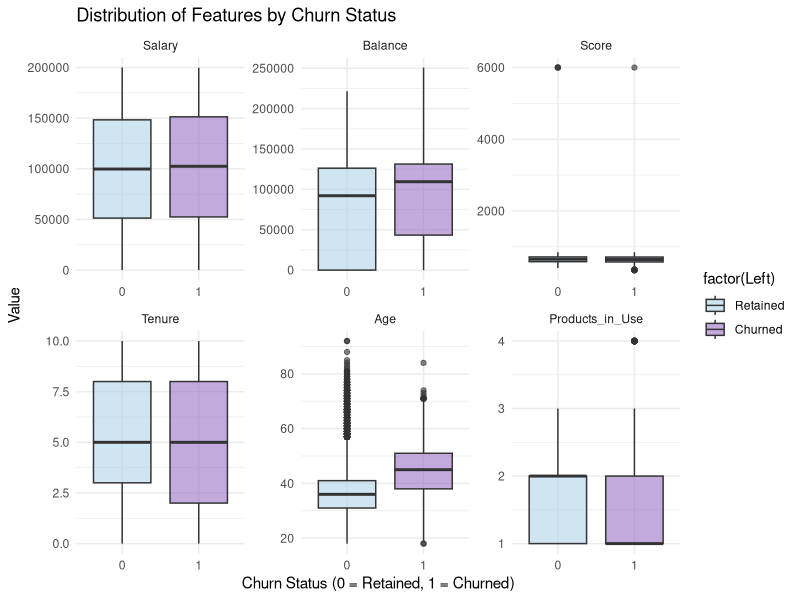
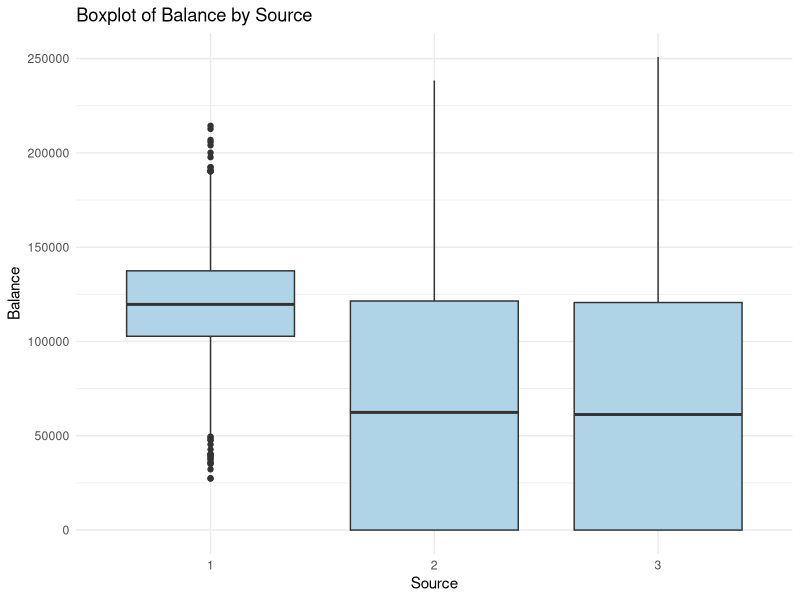
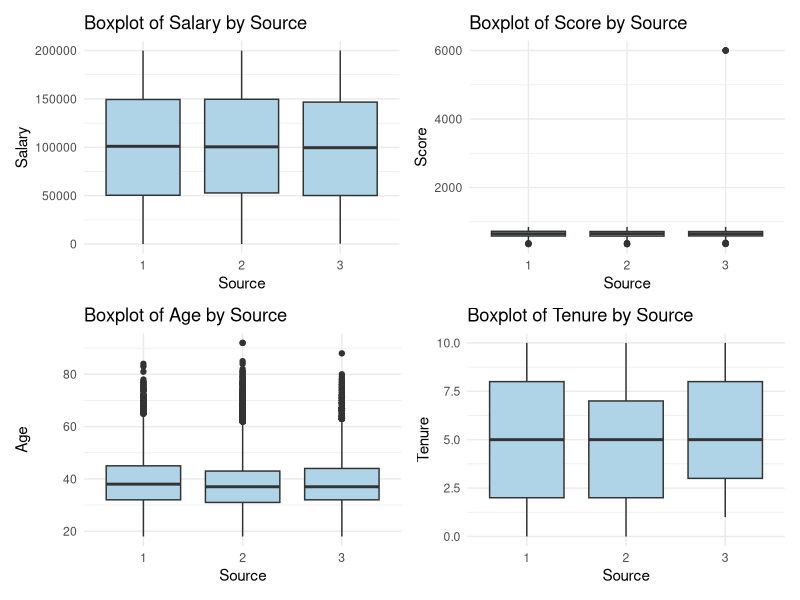
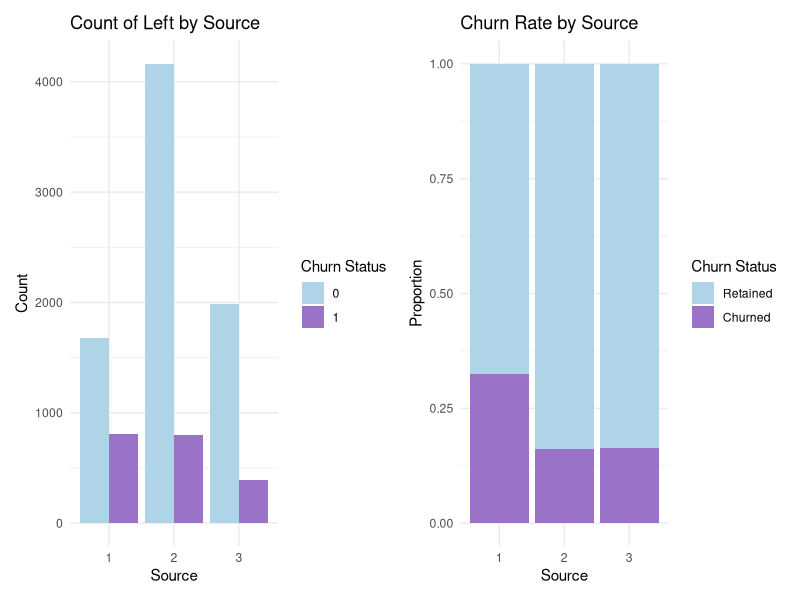
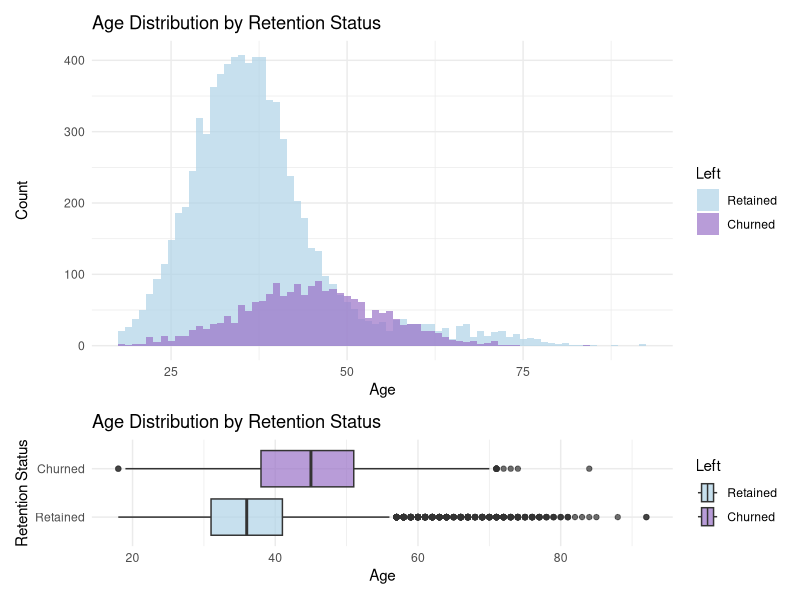
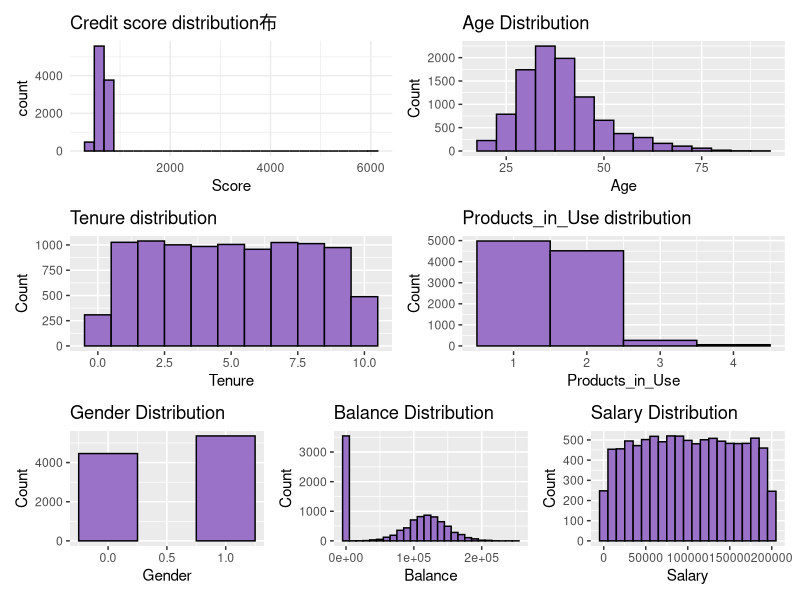
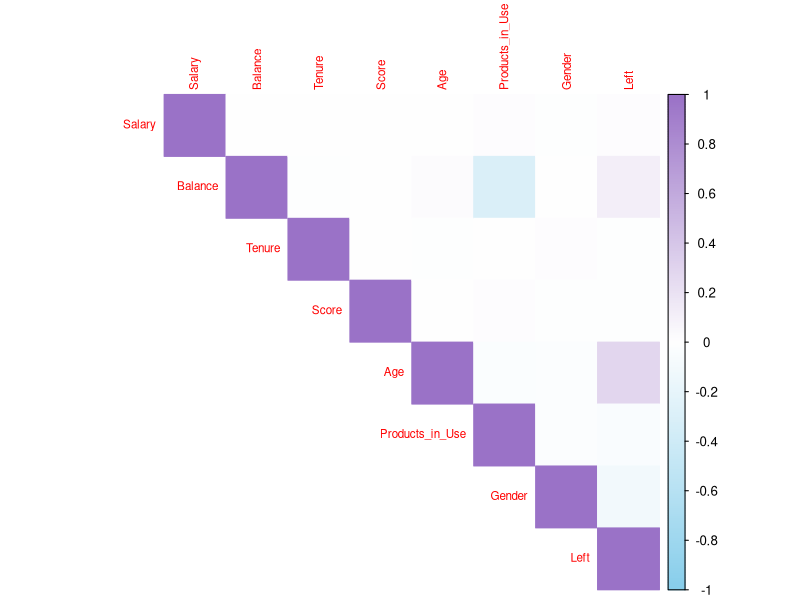
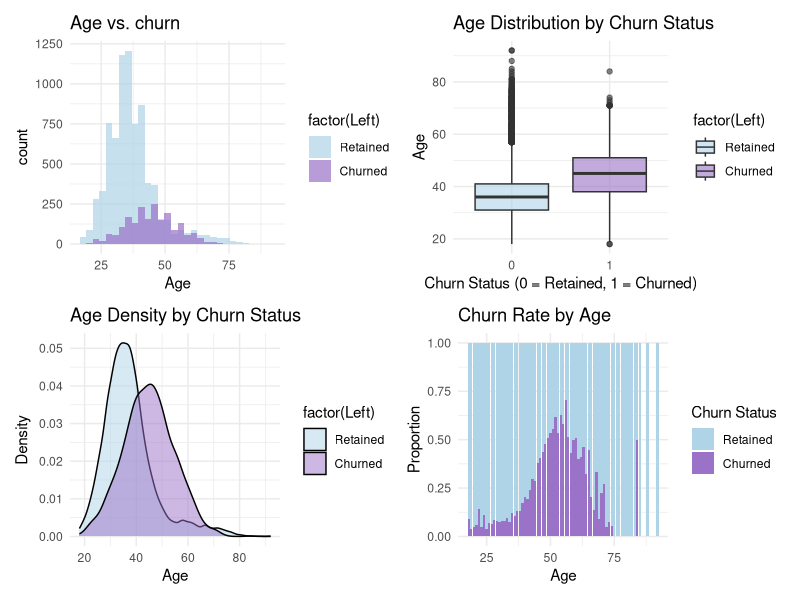

Source code (R) for these figures, in order:
## ---- chunk 1
# Install the necessary packages (if not already installed)
# install.packages("ggplot2")
# install.packages("dplyr")
# install.packages("tidyr")
# install.packages("corrplot")

# Loading libraries
library(ggplot2)
library(patchwork)
library(reshape2)  
library(dplyr)
library(tidyr)
library(corrplot)
## ---- chunk 2
# Reading CSV files
data <- read.csv("output.csv")
# descriptive statistics
#summary(data)
# Select the desired variable
df_selected <- data %>% select(Salary, Balance, Tenure, Score, Age, Products_in_Use)

# Calculate mean, median, standard deviation, etc. for numeric variables
df_selected %>% summarise(across(where(is.numeric), list(mean = mean, median = median, sd = sd)))

## ---- chunk 3

# Select the desired variable
df_selected <- data %>% select(Salary, Balance, Score, Tenure, Age, Products_in_Use, Left)

#  Conversion of data formats (long format)
df_long <- melt(df_selected, id.vars = "Left")

# Draw Facet Grid 
ggplot(df_long, aes(x = factor(Left), y = value, fill = factor(Left))) +
  geom_boxplot(alpha = 0.6) +
  facet_wrap(~ variable, scales = "free") +   
  scale_fill_manual(values = c("#AFD3E7", "#9A72C7"), labels = c("Retained", "Churned")) +
  labs(title = "Distribution of Features by Churn Status",
       x = "Churn Status (0 = Retained, 1 = Churned)",
       y = "Value") +
  theme_minimal()
## ---- chunk 4
ggplot(data, aes(x = as.factor(Source), y = Balance)) +
  geom_boxplot(fill = "#AFD3E7") +
  labs(title = "Boxplot of Balance by Source",
       x = "Source",
       y = "Balance") +
  theme_minimal()

p1 <- ggplot(data, aes(x = as.factor(Source), y = Salary)) +
  geom_boxplot(fill = "#AFD3E7") +
  labs(title = "Boxplot of Salary by Source",
       x = "Source",
       y = "Salary") +
  theme_minimal()

p2 <- ggplot(data, aes(x = as.factor(Source), y = Score)) +
  geom_boxplot(fill = "#AFD3E7") +
  labs(title = "Boxplot of Score by Source",
       x = "Source",
       y = "Score") +
  theme_minimal()

p3 <- ggplot(data, aes(x = as.factor(Source), y = Age)) +
  geom_boxplot(fill = "#AFD3E7") +
  labs(title = "Boxplot of Age by Source",
       x = "Source",
       y = "Age") +
  theme_minimal()

p4 <- ggplot(data, aes(x = as.factor(Source), y = Tenure)) +
  geom_boxplot(fill = "#AFD3E7") +
  labs(title = "Boxplot of Tenure by Source",
       x = "Source",
       y = "Tenure") +
  theme_minimal()

(p1 | p2) / (p3 | p4) 

## ---- chunk 5

summary_data <- data %>%
  group_by(Source, Left) %>%
  summarise(Count = n(), .groups = 'drop')

# View Statistics
#print(summary_data)

# plot
p1 <- ggplot(summary_data, aes(x = as.factor(Source), y = Count, fill = as.factor(Left))) +
  geom_bar(stat = "identity", position = "dodge") +   
  labs(title = "Count of Left by Source",
       x = "Source",
       y = "Count",
       fill = "Churn Status") +   
  scale_fill_manual(values = c("0" = "#AFD3E7", "1" = "#9A72C7")) +  
  theme_minimal()

p2 <- ggplot(summary_data, aes(x = as.factor(Source), y = Count, fill = as.factor(Left))) +
  geom_bar(stat = "identity", position = "fill") +
  scale_fill_manual(values = c("#AFD3E7", "#9A72C7"), labels = c("Retained", "Churned")) +
  labs(title = "Churn Rate by Source",
       x = "Source",
       y = "Proportion",
       fill = "Churn Status") +
  theme_minimal()
p1|p2

## ---- chunk 6
df <- data
# Convert Left to factor and add labels
df$Left <- factor(df$Left, levels = c(0, 1), labels = c("Retained", "Churned"))


# Histogram (age distribution)
hist_plot <- ggplot(df, aes(x = Age, fill = Left)) +
  geom_histogram(binwidth = 1, alpha = 0.7, position = "identity") +
  scale_fill_manual(values = c("Retained" = "#AFD3E7", "Churned" = "#9A72C7")) +
  labs(title = "Age Distribution by Retention Status",
       x = "Age",
       y = "Count") +
  theme_minimal()


# Box plot (age distribution)
box_plot <- ggplot(df, aes(x = Age, y = Left, fill = Left)) +
  geom_boxplot(alpha = 0.7) +
  scale_fill_manual(values = c("Retained" = "#AFD3E7", "Churned" = "#9A72C7")) +
  labs(title = "Age Distribution by Retention Status",
       x = "Age",
       y = "Retention Status") +
  theme_minimal()


combined_plot <- hist_plot / box_plot +
  plot_layout(heights = c(3, 1))  # Adjust the height ratio of the top and bottom images

# Show charts
print(combined_plot)



## ---- chunk 7


# Credit score distribution
p1 <- ggplot(data, aes(x = Score)) + 
  geom_histogram(bins = 30, fill = "#9A72C7",  color = "black") +
  theme_minimal() + ggtitle("Credit score distribution布")

# Age distribution
p2 <- ggplot(data, aes(x = Age)) +
  geom_histogram(binwidth = 5, fill = "#9A72C7", color = "black") +
  labs(title = "Age Distribution", x = "Age", y = "Count")
# Tenure distribution
p3 <- ggplot(data, aes(x = Tenure)) +
  geom_histogram(binwidth = 1, fill = "#9A72C7", color = "black") +
  labs(title = "Tenure distribution", x = "Tenure", y = "Count")

# Products_in_Use distribution
p4 <- ggplot(data, aes(x = Products_in_Use)) +
  geom_histogram(binwidth = 1, fill = "#9A72C7", color = "black") +
  labs(title = "Products_in_Use distribution", x = "Products_in_Use", y = "Count")


# Gender distribution
p5 <- ggplot(data, aes(x = Gender, fill = Gender)) +
  geom_bar(width=0.5,fill = "#9A72C7", color = "black") +
  labs(title = "Gender Distribution", x = "Gender", y = "Count")


# Balance distribution
p6 <- ggplot(data, aes(x = Balance)) +
  geom_histogram(binwidth = 10000, fill = "#9A72C7", color = "black") +
  labs(title = "Balance Distribution", x = "Balance", y = "Count")

# Salary distribution
p7 <- ggplot(data, aes(x = Salary)) +
  geom_histogram(binwidth = 10000, fill = "#9A72C7", color = "black") +
  labs(title = "Salary Distribution", x = "Salary", y = "Count")

(p1 | p2) / (p3 | p4) /( p5|p6| p7)

## ---- chunk 8
# Calculating Correlation
numeric_cols <- data %>% select(Salary, Balance, Tenure, Score, Age, Products_in_Use,Gender, Left)

#numeric_cols <- data %>% select(where(is.numeric))
cor_matrix <- cor(numeric_cols)
#corrplot(cor_matrix, method = "color", type = "upper", tl.cex = 0.7)
corrplot(cor_matrix, method = "color", type = "upper", tl.cex = 0.7,
         col = colorRampPalette(c("skyblue", "white", "#9A72C7"))(200))  # 从蓝到白再到红


## ---- chunk 9
# Age vs. churn
p1 <- ggplot(data, aes(x = Age, fill = factor(Left))) +
  geom_histogram(bins = 30, alpha = 0.7, position = "identity") +
  scale_fill_manual(values = c("#AFD3E7", "#9A72C7"), labels = c("Retained", "Churned")) +
  theme_minimal() + ggtitle("Age vs. churn")

p2 <- ggplot(data, aes(x = factor(Left), y = Age, fill = factor(Left))) +
  geom_boxplot(alpha = 0.6) +
  scale_fill_manual(values = c("#AFD3E7", "#9A72C7"), labels = c("Retained", "Churned")) +
  labs(title = "Age Distribution by Churn Status",
       x = "Churn Status (0 = Retained, 1 = Churned)",
       y = "Age") +
  theme_minimal()


p3 <- ggplot(data, aes(x = Age, fill = factor(Left))) +
  geom_density(alpha = 0.5) +
  scale_fill_manual(values = c("#AFD3E7", "#9A72C7"), labels = c("Retained", "Churned")) +
  labs(title = "Age Density by Churn Status",
       x = "Age",
       y = "Density") +
  theme_minimal()

p4 <- ggplot(data, aes(x = Age, fill = factor(Left))) +
  geom_bar(position = "fill") +
  scale_fill_manual(values = c("#AFD3E7", "#9A72C7"), labels = c("Retained", "Churned")) +
  labs(title = "Churn Rate by Age",
       x = "Age",
       y = "Proportion",
       fill = "Churn Status") +
  theme_minimal()


(p1 | p2) / (p3 | p4) 

## ---- chunk 10
#Salary, Balance, Tenure, Score, Age, Products_in_Use,Left

# Salary vs. churn
p1 <- ggplot(data, aes(x = Salary, fill = factor(Left))) +
  geom_histogram(bins = 25, alpha = 0.7, position = "identity") +
  scale_fill_manual(values = c("#AFD3E7", "#9A72C7"), labels = c("Retained", "Churned")) +
  theme_minimal() + ggtitle("Salary vs. churn")

p2 <- ggplot(data, aes(x = factor(Left), y = Salary, fill = factor(Left))) +
  geom_boxplot(alpha = 0.6) +
  scale_fill_manual(values = c("#AFD3E7", "#9A72C7"), labels = c("Retained", "Churned")) +
  labs(title = "Salary Distribution by Churn Status",
       x = "Churn Status (0 = Retained, 1 = Churned)",
       y = "Salary") +
  theme_minimal()




p3 <- ggplot(data, aes(x = Salary, fill = factor(Left))) +
  geom_density(alpha = 0.5) +
  scale_fill_manual(values = c("#AFD3E7", "#9A72C7"), labels = c("Retained", "Churned")) +
  labs(title = "Salary Density by Churn Status",
       x = "Salary",
       y = "Density") +
  theme_minimal()

 

# Four Key Points in Calculating Salary
salary_quantiles <- quantile(data$Salary, probs = c(0, 0.25, 0.50, 0.75, 1), na.rm = TRUE)

# Split the Salary into bins.
data$Salary_Bin <- cut(data$Salary, breaks = seq(0, max(data$Salary, na.rm = TRUE), by = 10000), right = FALSE)

# Salary_Bin values for the four key scales selected (converted to characters to match ggplot)
selected_bins <- unique(as.character(cut(salary_quantiles, 
                                         breaks = seq(0, max(data$Salary, na.rm = TRUE), by = 10000), 
                                         right = FALSE)))
selected_labels <- as.character(round(salary_quantiles, 0))  # Rounding to the nearest whole number to avoid decimals


p4 <- ggplot(data, aes(x = Salary_Bin, fill = factor(Left))) +
  geom_bar(position = "fill") +  
  scale_fill_manual(values = c("#AFD3E7", "#9A72C7"), labels = c("Retained", "Churned")) +
  labs(title = "Churn Rate by Salary",
       x = "Salary",
       y = "Proportion",
       fill = "Churn Status") +
  theme_minimal() +
  theme(axis.text.x = element_text(angle = 45, hjust = 1)) +  # Rotate the x-axis scale to prevent overlap
  scale_x_discrete(breaks = selected_bins, labels = selected_labels)  # only show min, 25%, 75%, max


(p1 |p2)/ (p3|p4)


## ---- chunk 11
#Salary, Balance, Tenure, Score, Age, Products_in_Use,Left

# Balance vs. churn
p1 <- ggplot(data, aes(x = Balance, fill = factor(Left))) +
  geom_histogram(bins = 25, alpha = 0.9, position = "identity") +
  scale_fill_manual(values = c("#AFD3E7", "#9A72C7"), labels = c("Retained", "Churned")) +
  theme_minimal() + ggtitle("Balance vs. churn")

p2 <- ggplot(data, aes(x = factor(Left), y = Balance, fill = factor(Left))) +
  geom_boxplot(alpha = 0.9) +
  scale_fill_manual(values = c("#AFD3E7", "#9A72C7"), labels = c("Retained", "Churned")) +
  labs(title = "Balance Distribution by Churn Status",
       x = "Churn Status (0 = Retained, 1 = Churned)",
       y = "Balance") +
  theme_minimal()



p3 <- ggplot(data, aes(x = Balance, fill = factor(Left))) +
  geom_density(alpha = 0.9) +
  scale_fill_manual(values = c("#AFD3E7", "#9A72C7"), labels = c("Retained", "Churned")) +
  labs(title = "Balance Density by Churn Status",
       x = "Balance",
       y = "Density") +
  theme_minimal()+
    theme(axis.text.x = element_text(angle = 45, hjust = 1))  # Rotate x-axis labels to prevent overlap



# Four Key Points in Calculating Balance
Balance_quantiles <- quantile(data$Balance, probs = c(0, 0.5, 1), na.rm = TRUE)

# Split the Balance into boxes.
data$Balance_Bin <- cut(data$Balance, breaks = seq(0, max(data$Balance, na.rm = TRUE), by = 10000), right = FALSE)

# Balance values for the four key scales selected (converted to characters to match ggplot)
Balance_bins <- unique(as.character(cut(Balance_quantiles, 
                                         breaks = seq(0, max(data$Balance, na.rm = TRUE), by = 10000), 
                                         right = FALSE)))
Balance_labels <- as.character(round(Balance_quantiles, 0))  # Rounding to the nearest whole number to avoid decimals


#print(length(Balance_bins))
#print(length(Balance_labels))

# Bin the Balance into ranges
#data$Balance_Bin <- cut(data$Balance, breaks = seq(0, max(data$Balance, na.rm = TRUE), by = 10000), right = FALSE)

p4 <- ggplot(data, aes(x = Balance_Bin, fill = factor(Left))) +
  geom_bar(position = "fill") +  
  scale_fill_manual(values = c("#AFD3E7", "#9A72C7"), labels = c("Retained", "Churned")) +
  labs(title = "Churn Rate by Balance",
       x = "Balance",
       y = "Proportion",
       fill = "Churn Status") +
  theme_minimal() +
  theme(axis.text.x = element_text(angle = 45, hjust = 1)) + # Rotate x-axis labels to prevent overlap
  scale_x_discrete(breaks = Balance_bins, labels = Balance_labels)  # only show min, 25%, 50%, 75%, max












(p1 | p3)
(p2 | p4)

## ---- chunk 12
#Salary, Balance, Tenure, Score, Age, Products_in_Use,Left

# Tenure vs. churn
p1 <- ggplot(data, aes(x = Tenure, fill = factor(Left))) +
  geom_histogram( alpha = 0.7, position = "identity") +
  scale_fill_manual(values = c("#AFD3E7", "#9A72C7"), labels = c("Retained", "Churned")) +
  theme_minimal() + ggtitle("Tenure vs. churn")

p2 <- ggplot(data, aes(x = factor(Left), y = Tenure, fill = factor(Left))) +
  geom_boxplot(alpha = 0.7) +
  scale_fill_manual(values = c("#AFD3E7", "#9A72C7"), labels = c("Retained", "Churned")) +
  labs(title = "Tenure by Churn Status",
       x = "Churn Status (0 = Retained, 1 = Churned)",
       y = "Tenure") +
  theme_minimal()


p3 <- ggplot(data, aes(x = Tenure, fill = factor(Left))) +
  geom_density(alpha = 0.5) +
  scale_fill_manual(values = c("#AFD3E7", "#9A72C7"), labels = c("Retained", "Churned")) +
  labs(title = "Tenure Density by Churn Status",
       x = "Tenure",
       y = "Density") +
  theme_minimal()

p4 <- ggplot(data, aes(x = Tenure, fill = factor(Left))) +
  geom_bar(position = "fill") +
  scale_fill_manual(values = c("#AFD3E7", "#9A72C7"), labels = c("Retained", "Churned")) +
  labs(title = "Churn Rate by Tenure",
       x = "Tenure",
       y = "Proportion",
       fill = "Churn Status") +
  theme_minimal()

(p1 | p4) /(p3 | p2)
## ---- chunk 13
#Salary, Balance, Tenure, Score, Age, Products_in_Use,Left

# Score vs. churn
p1 <- ggplot(data, aes(x = Score, fill = factor(Left))) +
  geom_histogram(bins = 25, alpha = 0.7, position = "identity") +
  scale_fill_manual(values = c("#AFD3E7", "#9A72C7"), labels = c("Retained", "Churned")) +
  theme_minimal() + ggtitle("Score vs. churn")

p2 <- ggplot(data, aes(x = factor(Left), y = Score, fill = factor(Left))) +
  geom_boxplot(alpha = 0.7) +
  scale_fill_manual(values = c("#AFD3E7", "#9A72C7"), labels = c("Retained", "Churned")) +
  labs(title = "Score Distribution by Churn Status",
       x = "Churn Status (0 = Retained, 1 = Churned)",
       y = "Score") +
  theme_minimal()


p3 <- ggplot(data, aes(x = Score, fill = factor(Left))) +
  geom_density(alpha = 0.5) +
  scale_fill_manual(values = c("#AFD3E7", "#9A72C7"), labels = c("Retained", "Churned")) +
  labs(title = "Score Density by Churn Status",
       x = "Score",
       y = "Density") +
  theme_minimal()
 
score_quantiles <- quantile(data$Score, probs = c(0, 0.2,0.4,0.6,0.8,1), na.rm = TRUE)
data <- data %>%
  mutate(Score_Binned = cut(Score, breaks = 20))
score_bins <- unique(as.character(cut(score_quantiles, breaks = 20)))

p4 <- ggplot(data, aes(x = Score_Binned, fill = factor(Left))) +
  geom_bar(position = "fill") +  # Make the data in each Score_Binned proportional
  scale_fill_manual(values = c("#AFD3E7", "#9A72C7"), labels = c("Retained", "Churned")) +
  labs(title = "Churn Rate by Score",
       x = "Score (Binned)",
       y = "Proportion",
       fill = "Churn Status") +
  theme_minimal() +
  theme(axis.text.x = element_text(angle = 45, hjust = 1))+  # Rotate x-axis labels to prevent overlap
  scale_x_discrete(breaks = score_bins)   

(p1 | p4) /(p3 | p2)
p4


## ---- chunk 14
#Products_in_Use vs Left
data$Products_in_Use <- as.factor(data$Products_in_Use)

p1 <- ggplot(data, aes(x = Products_in_Use, fill = factor(Left))) +
  geom_bar(position = "stack") +  # 使用 geom_bar() 而不是 geom_histogram()
  scale_fill_manual(values = c("#AFD3E7", "#9A72C7"), labels = c("Retained", "Churned")) +
  theme_minimal() + 
  ggtitle("Products num vs. churn")

#p1
p2 <- ggplot(data, aes(x = Products_in_Use, fill = factor(Left))) +
  geom_density(alpha = 0.5) +
  scale_fill_manual(values = c("#AFD3E7", "#9A72C7"), labels = c("Retained", "Churned")) +
  labs(title = "Products_in_Use Density by Churn Status",
       x = "Salary",
       y = "Density") +
  theme_minimal()

p3 <- ggplot(data, aes(x = Products_in_Use, fill = factor(Left))) +
  geom_bar(position = "fill") +
  scale_fill_manual(values = c("#AFD3E7", "#9A72C7"), labels = c("Retained", "Churned")) +
  labs(title = "Churn Rate by Products_in_Use",
       x = "Products_in_Use",
       y = "Proportion",
       fill = "Churn Status") +
  theme_minimal()

p1 | (p2 / p3)
#p1
#p1
#p2
#p3
## ---- chunk 15
#print(nrow(data %>%filter(Products_in_Use == 1)))
#print(nrow(data %>%filter(Products_in_Use == 2 )))
#print(nrow(data %>%filter(Products_in_Use == 3 )))
#print(nrow(data %>%filter(Products_in_Use == 4 )))
#print('--------------')
#print(nrow(data %>%filter(Products_in_Use == 1 & Left == 0)))
#print(nrow(data %>%filter(Products_in_Use == 1 & Left == 1)))

#print(nrow(data %>%filter(Products_in_Use == 2 & Left == 0)))
#print(nrow(data %>%filter(Products_in_Use == 2 & Left == 1)))
#print(nrow(data %>%filter(Products_in_Use == 3 & Left == 0)))
#print(nrow(data %>%filter(Products_in_Use == 3 & Left == 1)))
#print(nrow(data %>%filter(Products_in_Use == 4 & Left == 0)))
#print(nrow(data %>%filter(Products_in_Use == 4 & Left == 1)))

## ---- chunk 16
# gender vs. churn
#ggplot(data, aes(x = Gender, fill = factor(Left))) +
#  geom_bar(position = "stack") +
#  scale_fill_manual(values = c("red", "blue"), labels = c("Retained", "Churned")) +
#  labs(title = "Churn Distribution by Gender",
#       x = "Gender",
#       y = "Count",
#       fill = "Churn Status") +
#  theme_minimal()

p1 <- ggplot(data, aes(x = factor(Gender), fill = factor(Left))) +
  geom_bar(position = "dodge") +
  scale_fill_manual(values = c("#AFD3E7", "#9A72C7"), labels = c("Retained", "Churned")) +
  labs(title = "Churn Distribution by Gender",
       x = "Gender(0 = female, 1 = male)",
       y = "Count",
       fill = "Churn Status") +
  theme_minimal()

p2 <- ggplot(data, aes(x = factor(Gender), fill = factor(Left))) +
  geom_bar(position = "fill") +
  scale_fill_manual(values = c("#AFD3E7", "#9A72C7"), labels = c("Retained", "Churned")) +
  labs(title = "Churn Rate by Gender",
       x = "Gender(0 = female, 1 = male)",
       y = "Proportion",
       fill = "Churn Status") +
  theme_minimal()
p1|p2

